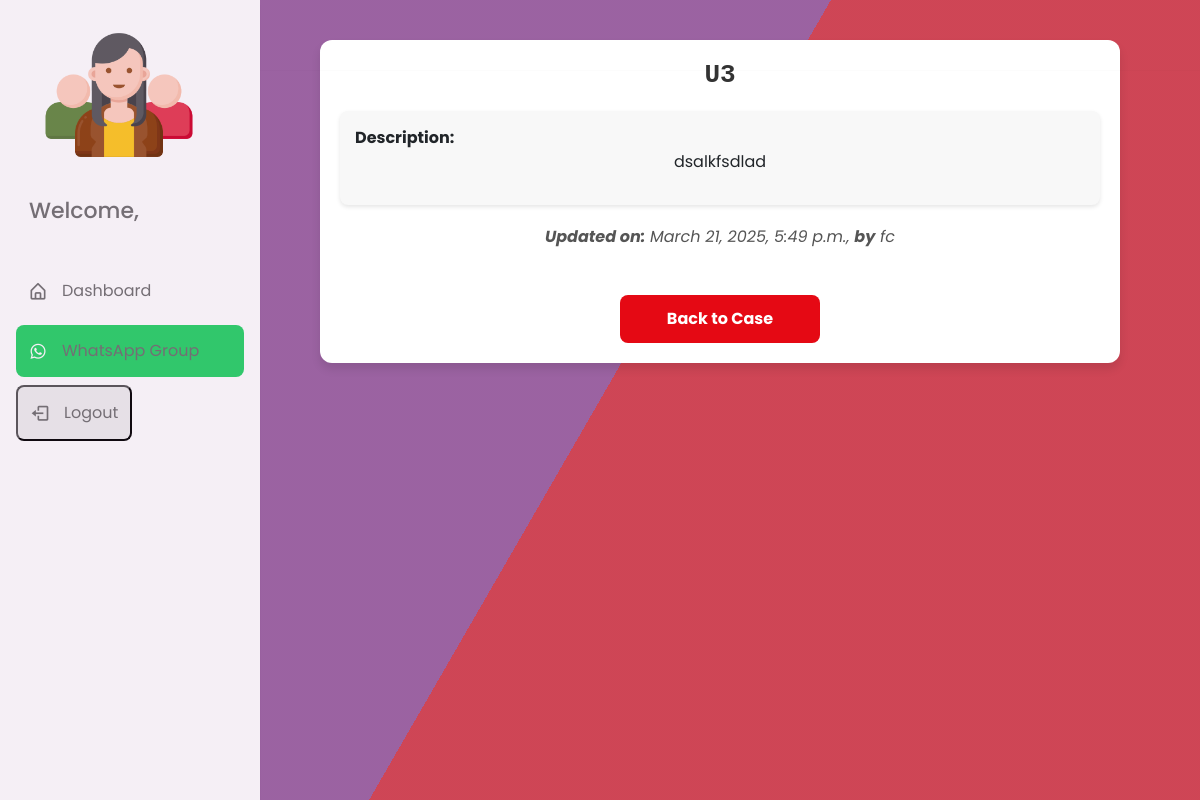
/case/1/3 (signed in), run on the app's committed database.
### home/models.py (models this page shows, shortened)
class CaseUpdate(models.Model):
    case = models.ForeignKey(Case, on_delete=models.CASCADE, related_name="updates")
    timestamp = models.DateTimeField(auto_now_add=True)  # Auto stores update time
    title = models.CharField(max_length=100)
    location = models.URLField(blank=True, null=True)  # Optional URL
    description = models.TextField()
    image = models.ImageField(upload_to='static/case_images/', blank=True, null=True)  # Optional image
    updated_by = models.CharField(max_length=100, default="Admin")

### home/views.py (the view)
# urls.py: path("case/<int:case_id>/<int:update_id>", views.caseUpdateDetails, name="case_update_details"),
@login_required(login_url='home')
def caseUpdateDetails(request, case_id, update_id):
    if is_admin(request.user):
        base_template = 'admin_base.html'
    else:
        base_template = 'member_base.html'
    case = get_object_or_404(Case, id=case_id)
    update = get_object_or_404(case.updates, id=update_id)
    return render(request, 'case_update_details.html', {'case': case, 'update': update, 'base_template': base_template})

### home/views.py (called while the page is built)
def is_admin(user):
    return user.groups.filter(name='ADMIN').exists()

### templates/case_update_details.html (shortened to what this page needs)
{% extends base_template %}
{% block content %}
{% load static %}
<div class="case-container">
    <h1 class="case-title">{{ update.title }}</h1>
    <div class="case-description">
        <strong>Description:</strong>
        <p>{{ update.description }}</p>
    </div>
    <p class="created-date"><strong>Updated on:</strong> {{ update.timestamp }}, <strong>by</strong> {{ update.updated_by }}</p>
    <a href="{% url 'case_details' case.id %}" class="back-button">Back to Case</a>
</div>
{% endblock %}

### templates/member_base.html (style rules this page uses)
p { text-align: center; }
body { padding-left: 240px; }
h1 { font-family: monospace; }
:root { --body-color: #ebf0ff; --sidebar-color: #fff; --primary-color: #4070f4; --primary-color-light: #f6f5ff; --toggle-color: #ddd; --text-color: #707070; --tran-02: all 0.2s ease; --tran-03: all 0.3s ease; --tran-04: all 0.4s ease; --tran-05: all 0.5s ease; }
* { margin: 0; padding: 0; box-sizing: border-box; font-family: "Poppins", sans-serif; }
body { min-height: 100%; background-color: var(--body-color); transition: var(--tran-05); }

### templates/case_update_details.html (style rules this page uses)
.case-container { max-width: 800px; margin: 40px auto; padding: 20px; background-color: #fff; border-radius: 12px; box-shadow: 0px 6px 10px rgba(0, 0, 0, 0.1); text-align: center; }
.case-title { font-size: 26px; font-weight: bold; margin-bottom: 20px; text-transform: uppercase; color: #333; }
.case-description { background-color: #f8f8f8; padding: 15px; border-radius: 8px; font-size: 16px; text-align: justify; line-height: 1.5; box-shadow: 0px 2px 4px rgba(0, 0, 0, 0.1); }
.created-date { font-style: italic; color: #555; margin-top: 20px; }
.back-button { display: inline-block; margin: 30px auto 0; padding: 12px 20px; background-color: #e50914; color: white; border-radius: 8px; text-decoration: none; font-weight: bold; width: 200px; text-align: center; transition: background-color 0.3s ease; }

### data on the page
CaseUpdate: title "U3", description "dsalkfsdlad", timestamp "March 21, 2025, 5:49 p.m.", updated_by "fc"
